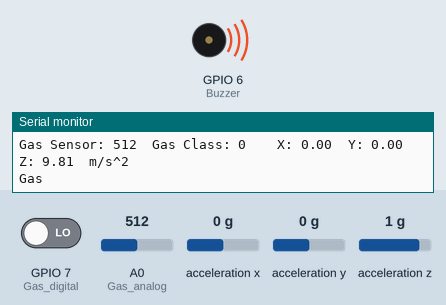
Simulated run of this sketch. Board: ESP8266 (NodeMCU). On the bench: buzzer (waves = sounding, pin HIGH), the last lines printed to the serial monitor. The inputs (shaded band) are chosen by the test bench; at power-on: A0 (Gas_analog) = 512, GPIO 7 (Gas_digital) LOW, acceleration x 0 g, acceleration y 0 g, acceleration z 1 g.

Above: at 2.3 s.
2.4 s: A0 (Gas_analog) set to 415
5.9 s: A0 (Gas_analog) set to 392
At 6.9 s:
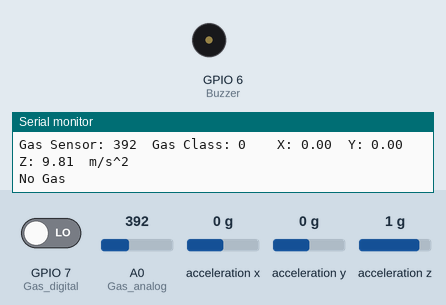
8.0 s: A0 (Gas_analog) set to 410
At 8.8 s:
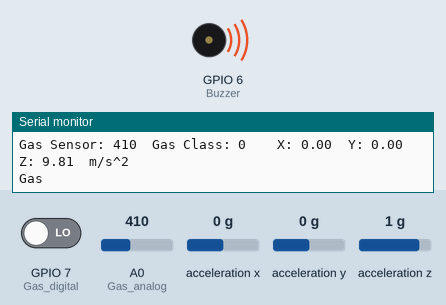
13.0 s: A0 (Gas_analog) set to 390
At 14.8 s:
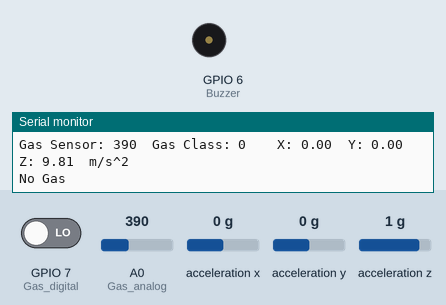
Timing chart, 0 to 16.1 s (numbered marks = the images above; inputs shaded):
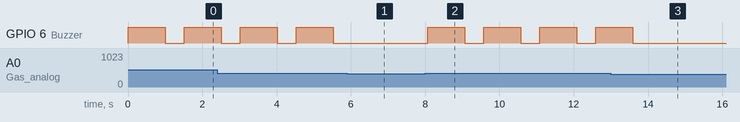

Measured:
- the behaviour switches between 401 and 400 on A0 (Gas_analog) (found by bisection; images 0 and 1)
- after the input at 5.9 s, GPIO 6 (Buzzer): stays LOW (without the input it goes to HIGH after 0.13 s)
- after the input at 8.0 s, GPIO 6 (Buzzer): alternates HIGH for 1.0 s and LOW for 0.51 s, starting after 0.07 s
- after the input at 13.0 s, GPIO 6 (Buzzer): goes on until 13.6 s, then stays LOW
- by itself, GPIO 6 (Buzzer): alternates HIGH for 1.0 s and LOW for 0.51 s

The sketch:

final_hoster.ino
```cpp
#include <Wire.h>
#include <Adafruit_Sensor.h>
#include <Adafruit_ADXL345_U.h>
Adafruit_ADXL345_Unified accel = Adafruit_ADXL345_Unified();

int Buzzer = 6;        // used for Arduino
int Gas_analog = A0;    // used for Arduino
int Gas_digital = 7  ;   // used for Arduino

//int Buzzer = D2;        // used for ESP8266
//int Gas_analog = A0;    // used for ESP8266
//int Gas_digital = D1;   // used for ESP8266

// int Buzzer = 32;        // used for ESP32
//  int Gas_analog = 4;    // used for ESP32
// int Gas_digital = 2;   // used for ESP32

void setup() {
  Serial.begin(115200);
  pinMode(Buzzer, OUTPUT);
  pinMode(Gas_digital, INPUT);

  Serial.begin(9600);
   if(!accel.begin())
   {
      Serial.println("No valid sensor found");
      while(1);
   }
}

void loop() {
  int gassensorAnalog = analogRead(Gas_analog);
  int gassensorDigital = digitalRead(Gas_digital);

  Serial.print("Gas Sensor: ");
  Serial.print(gassensorAnalog);
  Serial.print("\t");
  Serial.print("Gas Class: ");
  Serial.print(gassensorDigital);
  Serial.print("\t");
  Serial.print("\t");
  sensors_event_t event;
  accel.getEvent(&event);
  Serial.print("X: "); Serial.print(event.acceleration.x); Serial.print("  ");
  Serial.print("Y: "); Serial.print(event.acceleration.y); Serial.print("  ");
  Serial.print("Z: "); Serial.print(event.acceleration.z); Serial.print("  ");
  Serial.println("m/s^2 ");

  if (gassensorAnalog > 400) {
    Serial.println("Gas");
    digitalWrite (Buzzer, HIGH) ; //send tone
    delay(1000);
    digitalWrite (Buzzer, LOW) ;  //no tone
  }
  else {
    Serial.println("No Gas");
  }
  delay(500);
}
```
